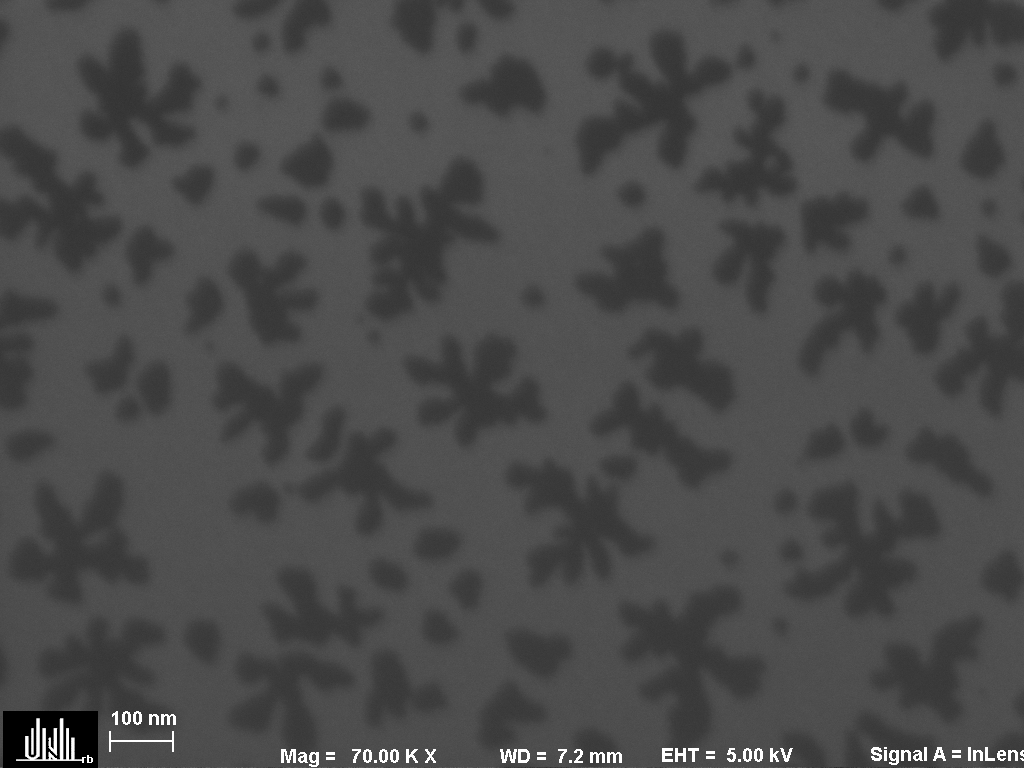
#> input picture dft_seedlayer_screen/H2_1.tif, 1024 x 768 px
$ python 80_hatcn_aging.py
#> lines starting #> are read from the running program, lines starting #| are printed output that depends on the picture
"""Were the HATCN dendrites there at deposition, or did a week in air make them?

THE OBSERVATION. Bare HATCN films imaged 2026-08-12 (SEM metadata) show
dendritic islands, not continuous layers: Otsu coverage 30.5 % (2 nm nominal),
59.4 % (4 nm), 82.0 % (6 nm), continuous only at 30 nm. Dendritic branching is
the signature of diffusion-limited aggregation, i.e. crystalline growth.

WHY IT MATTERS. The two possible histories demand different fixes:
  as-deposited islands -> HATCN never wets the substrate; the seed layer is
      patchy from the start and needs more material or a different molecule.
  post-deposition dewetting -> HATCN deposits continuous and reorganises in
      storage; the fix is capping speed and handling, not the seed design.

THE TEST, using a control that already exists in the sample set. The samples
that received silver had their HATCN capped in the same vacuum run, so their
HATCN could not dewet afterwards. If the organic HAD been dendritic when the
silver landed, the silver would have to print that pattern:

  1. nucleation contrast is extreme -- our DFT puts Ag on the HATCN nitrile at
     1.03 eV and on the bare substrate near 0, so silver would decorate the
     islands preferentially;
  2. topography alone would do it -- 2 nm of material at 30 % coverage means
     islands ~6.7 nm tall, so a 3 nm silver film draped over them carries a
     6.7 nm height modulation at the 100-200 nm island scale, far stronger
     contrast than the 22-34 nm silver texture that dominates those images.

So: compute the radially-averaged PSD of each InLens frame and compare the
power in the DENDRITE band (100-250 nm, the island-spacing scale measured on
the bare films) against the SILVER-TEXTURE band (15-50 nm). Same detector,
same magnification, so the comparison is like-for-like.
"""
import os
import re

import numpy as np
from PIL import Image
from scipy import ndimage

HERE = os.path.dirname(os.path.abspath(__file__))
BASE = os.path.abspath(os.path.join(HERE, ".."))
DENDRITE_BAND = (100.0, 250.0)      # nm, island spacing on the bare films
SILVER_BAND = (15.0, 50.0)          # nm, Ag grain/void texture (scripts/73)
FULL_BAND = (10.0, 400.0)

BARE = ["H2_1.tif", "H4_1.tif", "H6_1.tif", "H30_1.tif"]
CAPPED = ["H2_Ag3_1.tif", "H4_Ag3_1.tif", "H6_Ag_3_1.tif", "H30_Ag_3_1.tif",
          "H2_Ag5_1.tif", "H30_Ag5_1.tif", "H2_Ag25_1.tif"]


def band_powers(path):
#> called with path = 'dft_seedlayer_screen/H2_1.tif'
    im = Image.open(path)
#> im is the input picture: PIL image 1024x768 P; min 0, max 255, mean 74.7
    blob = [v for v in im.tag_v2.values() if isinstance(v, str) and len(v) > 500][0]
    px = float(re.search(r"Image Pixel Size = ([0-9.]+)", blob).group(1))
#> px = 1.59
    det = re.search(r"Signal A = (\w+)", blob).group(1)
#> det = 'InLens'
    date = re.search(r"Date :([0-9]{1,2} [A-Za-z]{3} [0-9]{4})", blob)
    a = np.asarray(im.convert("L"), dtype=float)[:690, :]      # crop databar
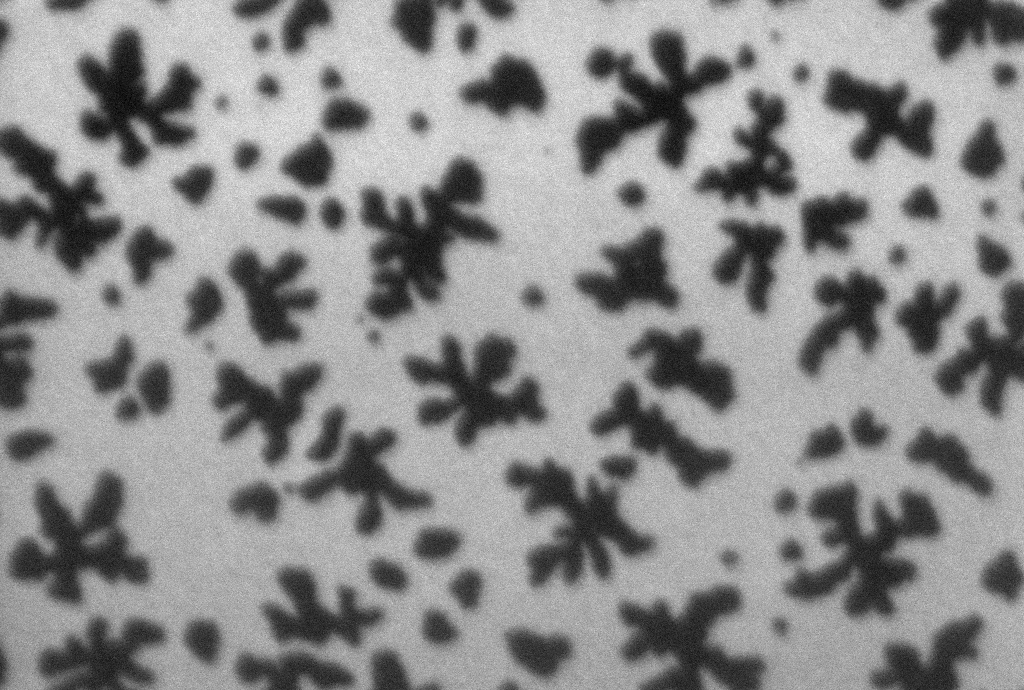
#> a: shape (690, 1024) float64; min 50, max 94, mean 74.2; drawn with min black and max white
    a = a - ndimage.gaussian_filter(a, 80)                     # flatten
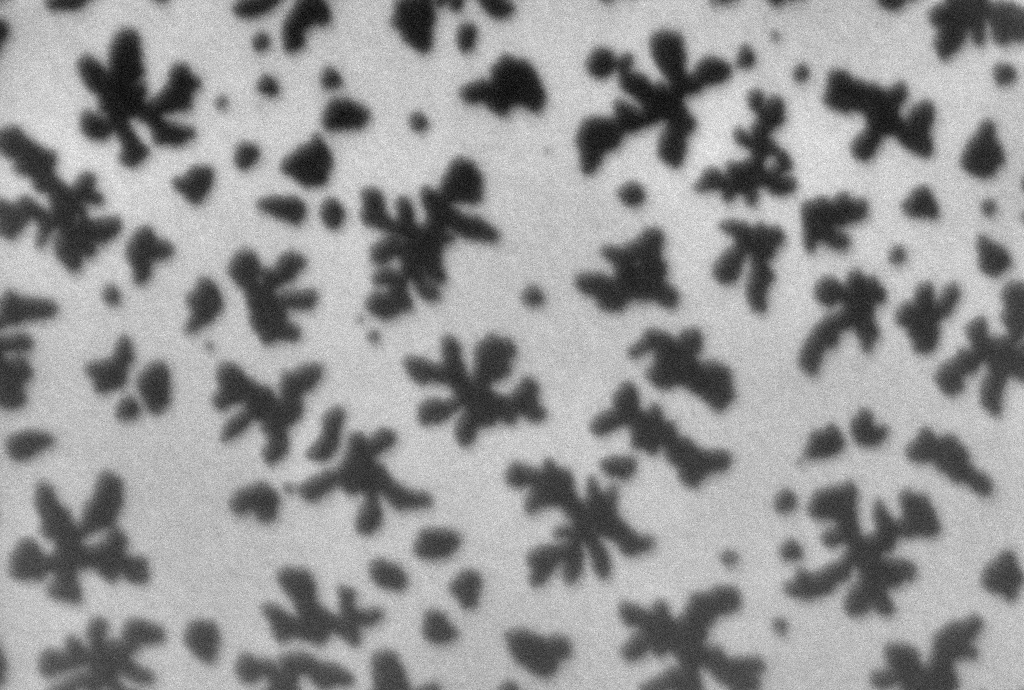
#> a: shape (690, 1024) float64; min -25.48, max 17.66, mean -6.56e-15; drawn with min black and max white
    P = np.abs(np.fft.fftshift(np.fft.fft2(a - a.mean()))) ** 2
    cy, cx = np.array(P.shape) // 2
#> cy = 345; cx = 512
    yy, xx = np.ogrid[:P.shape[0], :P.shape[1]]
#> yy = 690 values from 0 to 689
    rr = np.hypot(yy - cy, xx - cx).astype(int)
    k = np.arange(1, 340)
    pw = ndimage.mean(P, labels=rr, index=k) * k               # area weighted
#> pw = 339 values, max 6.35e+11 at index 4, min 264926139.4 at index 114, mean 1.86e+10
    lam = a.shape[1] * px / k
#> lam = 339 values, max 1633.3 at index 0, min 4.82 at index 338, mean 30.86
    sel = lambda b: pw[(lam >= b[0]) & (lam <= b[1])].sum()
    tot = sel(FULL_BAND)
    return det, date.group(1) if date else "?", sel(DENDRITE_BAND) / tot, \
        sel(SILVER_BAND) / tot


def main():
    print(f"dendrite band {DENDRITE_BAND[0]:.0f}-{DENDRITE_BAND[1]:.0f} nm, "
          f"silver band {SILVER_BAND[0]:.0f}-{SILVER_BAND[1]:.0f} nm\n")
    print(f"{'file':<17}{'det':<8}{'imaged':<13}{'dendrite':>10}{'silver':>9}")
    for group, files in (("BARE HATCN (aged in air)", BARE),
                         ("HATCN CAPPED BY Ag", CAPPED)):
        print(f"\n-- {group}")
        for f in files:
            p = os.path.join(BASE, f)
            if not os.path.exists(p):
                print(f"{f:<17}  (missing)")
                continue
            det, date, d, s = band_powers(p)
#> det = 'InLens'; date = '12 Aug 2026'; d = 0.544; s = 0.0324
            print(f"{f:<17}{det:<8}{date:<13}{100*d:>9.1f}%{100*s:>8.1f}%")
#| H2_1.tif         InLens  12 Aug 2026       54.4%     3.2%
#> pass 2 of the loop in main, `for group, files in (("BARE HATCN (aged in air)", BARE),`:
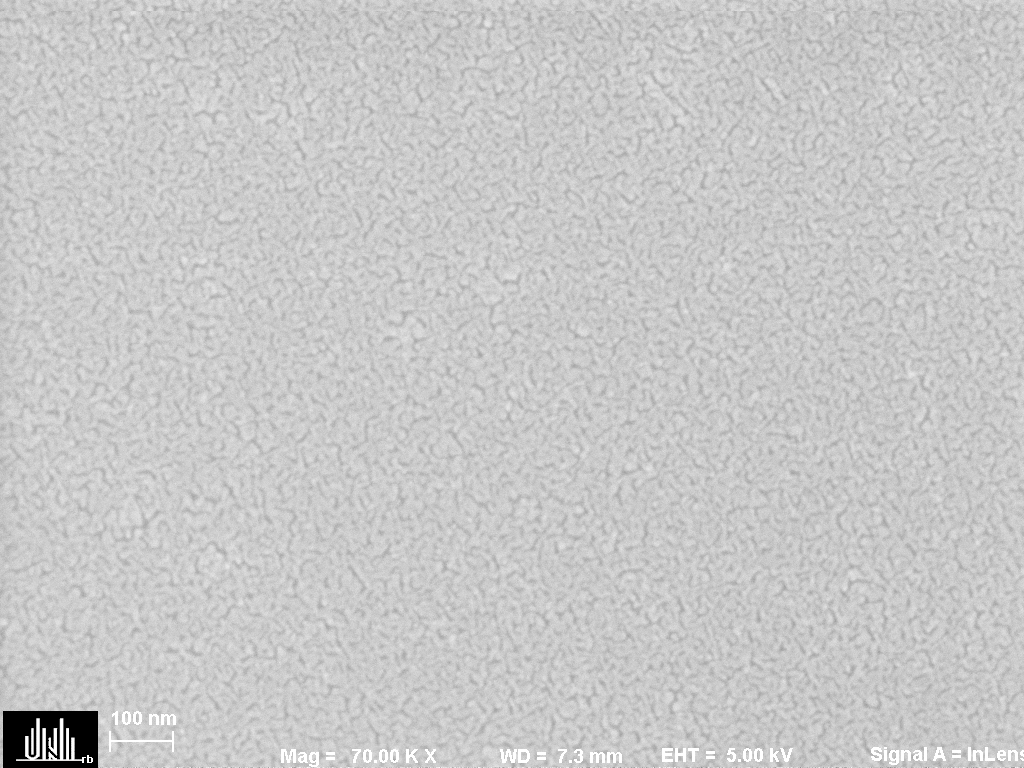
#> input picture dft_seedlayer_screen/H2_Ag3_1.tif, 1024 x 768 px
#> in band_powers, im is the input picture: PIL image 1024x768 P; min 0, max 255, mean 199.9
#> in band_powers (call 5), `a = a - ndimage.gaussian_filter(a, 80)`:
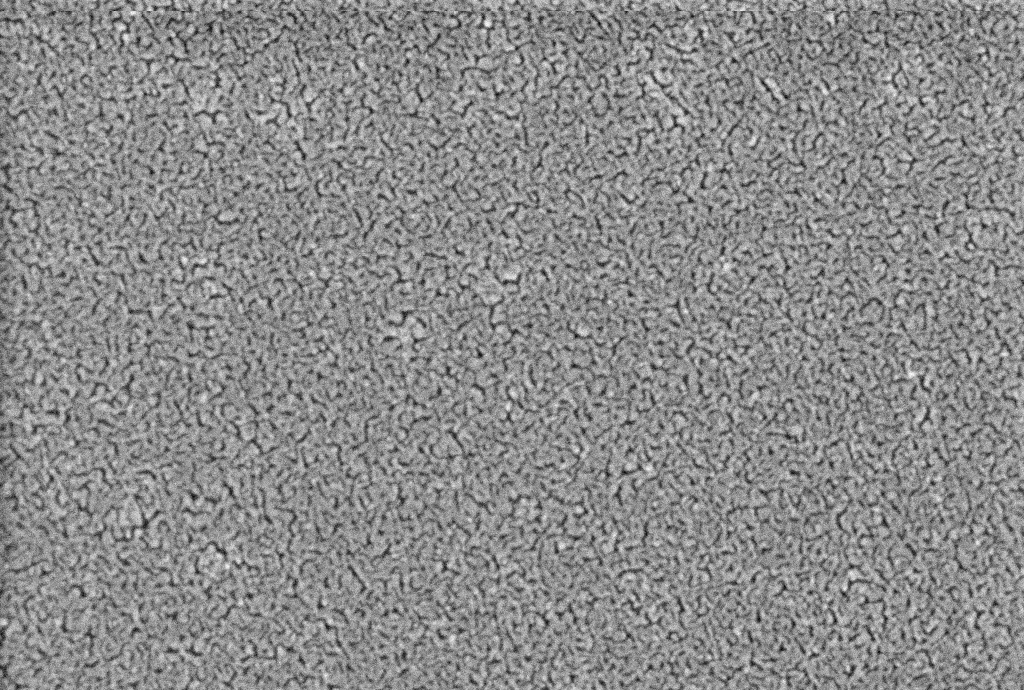
#> a: shape (690, 1024) float64; min -40.04, max 33.04, mean 0; drawn with min black and max white
#> in band_powers (call 5), `P = np.abs(np.fft.fftshift(np.fft.fft2(a - a.mean()))) ** 2`:
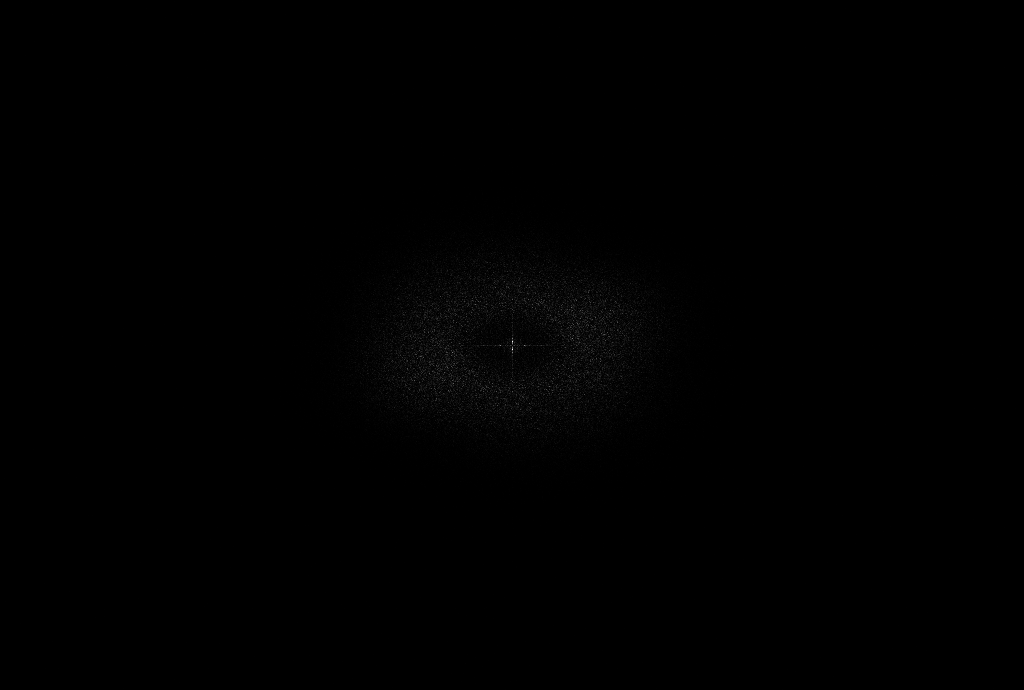
#> P: shape (690, 1024) float64; min 6.58e-20, max 1.74e+10, mean 56020151.9; drawn with min black and max white
#> pw = 339 values, max 6.26e+10 at index 63, min 1.58e+09 at index 0, mean 1.7e+10
#> d = 0.0103; s = 0.699
#| H2_Ag3_1.tif     InLens  12 Aug 2026        1.0%    69.9%


if __name__ == "__main__":
    main()


# RESULT (run 2026-08-16; SEM acquired 12 Aug 2026, ~1 week after deposition,
# samples stored in air throughout -- per the user):
#
#   bare HATCN   H2 54.4 %  H4 50.8 %  H6 39.3 %  H30 34.3 %   in the
#                                                              dendrite band
#   Ag-capped    Ag3 1.0 / 1.9 / 4.8 / 1.2 %,  Ag5 3.4 / 1.9 %,  Ag25 7.5 %
#
# A 10-50x difference. The silver films carry essentially NO power at the
# island-spacing scale, while the silver-texture band holds 61-72 % of theirs.
#
# VERDICT: the HATCN was continuous when the silver was deposited, and the
# dendrites grew during the week in air. The capped samples were protected;
# the bare ones were not.
#
# WHAT THIS RETRACTS. An earlier reading of scripts/73 -- that "Ag on H2 grew
# on 30 % HATCN plus 70 % bare substrate", and hence that crystallised HATCN
# is a worse silver surface than the bare substrate -- does NOT survive this
# test. Every Ag-covered sample sat on a continuous organic film. The
# scripts/73 trend (thinner HATCN -> smoother Ag, H2 best, H30 worst) still
# stands as an observation, but its MECHANISM is now open again, because the
# bare-film morphology we would use to explain it is an aged state, not the
# as-deposited one.
#
# WHAT SURVIVES, AND IS STRENGTHENED. HATCN's crystallisation risk (score 92
# in scripts/53) is now experimentally demonstrated: one week at room
# temperature in air is enough to take a continuous 2 nm film to 30 % coverage
# of dendrites. The mixed-seed strategy (HATCN:TPBi, scripts/68) keeps its
# rationale but changes its target: it is protection against reorganisation
# during storage and processing, not against crystallisation at deposition.
#
# PROTOCOL CONSEQUENCE. Every bare-HATCN reference measurement in this project
# -- SEM, and the ellipsometry that fitted 11-12 nm for 2-6 nm nominal -- was
# taken on aged films and describes the dendritic state, not the deposited
# one. Bare organic references must be imaged the same day or capped.
#
# STILL AN INFERENCE, NOT A PROOF. The decisive experiment is direct: deposit
# HATCN 2 nm, image the same spot on day 0, day 1 and day 7. AFM is the better
# instrument for it -- no vacuum, no charging, and the same area can be
# revisited.
